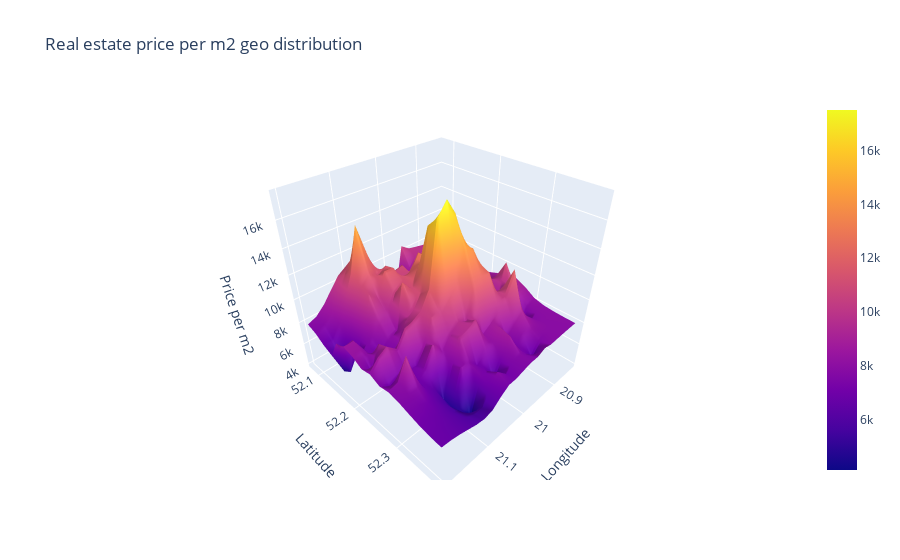

Source (notebook cell):
### Code cell
figure=go.Figure(
    data=data,
    layout=go.Layout(
      
        scene=dict(
            xaxis=dict(title="Longitude"),
            yaxis=dict(title="Latitude"),
            zaxis=dict(title="Price per m2")

           
                  ),
         title="Real estate price per m2 geo distribution"
    ))
iplot(figure)

### Figure 1 — Plotly figure (JSON) as saved in the notebook; plotly's stock layout.template omitted (floating-point values rounded to 4 significant figures; data arrays with more than 128 entries replaced by an {"elided": "..."} marker saying what was removed)
{"data": [{"connectgaps": true, "type": "surface", "x": [20.84, 20.86, 20.88, 20.9, 20.92, 20.94, 20.96, 20.98, 21, 21.02, 21.04, 21.06, 21.08, 21.1, 21.12, 21.14, 21.16, 21.18, 21.2], "y": [52.08, 52.1, 52.12, 52.14, 52.16, 52.18, 52.2, 52.22, 52.24, 52.26, 52.28, 52.3, 52.32, 52.34, 52.36, 52.38], "z": {"elided": "16x19 float values"}}], "layout": {"scene": {"xaxis": {"title": {"text": "Longitude"}}, "yaxis": {"title": {"text": "Latitude"}}, "zaxis": {"title": {"text": "Price per m2"}}}, "title": {"text": "Real estate price per m2 geo distribution"}}}
